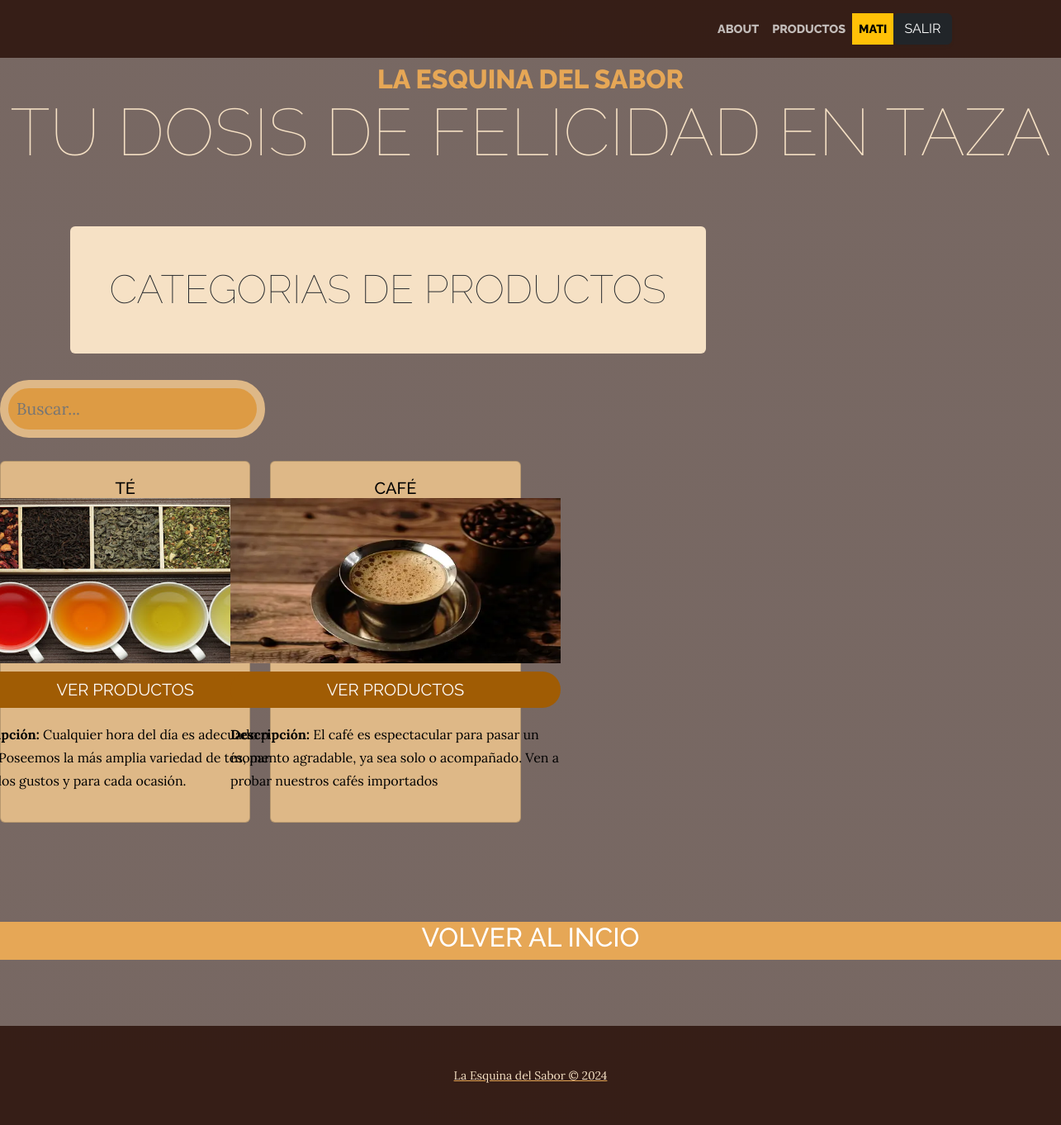
/productos/productos_buscador_categoria/ (signed in), run on an earlier commit of the app's database.
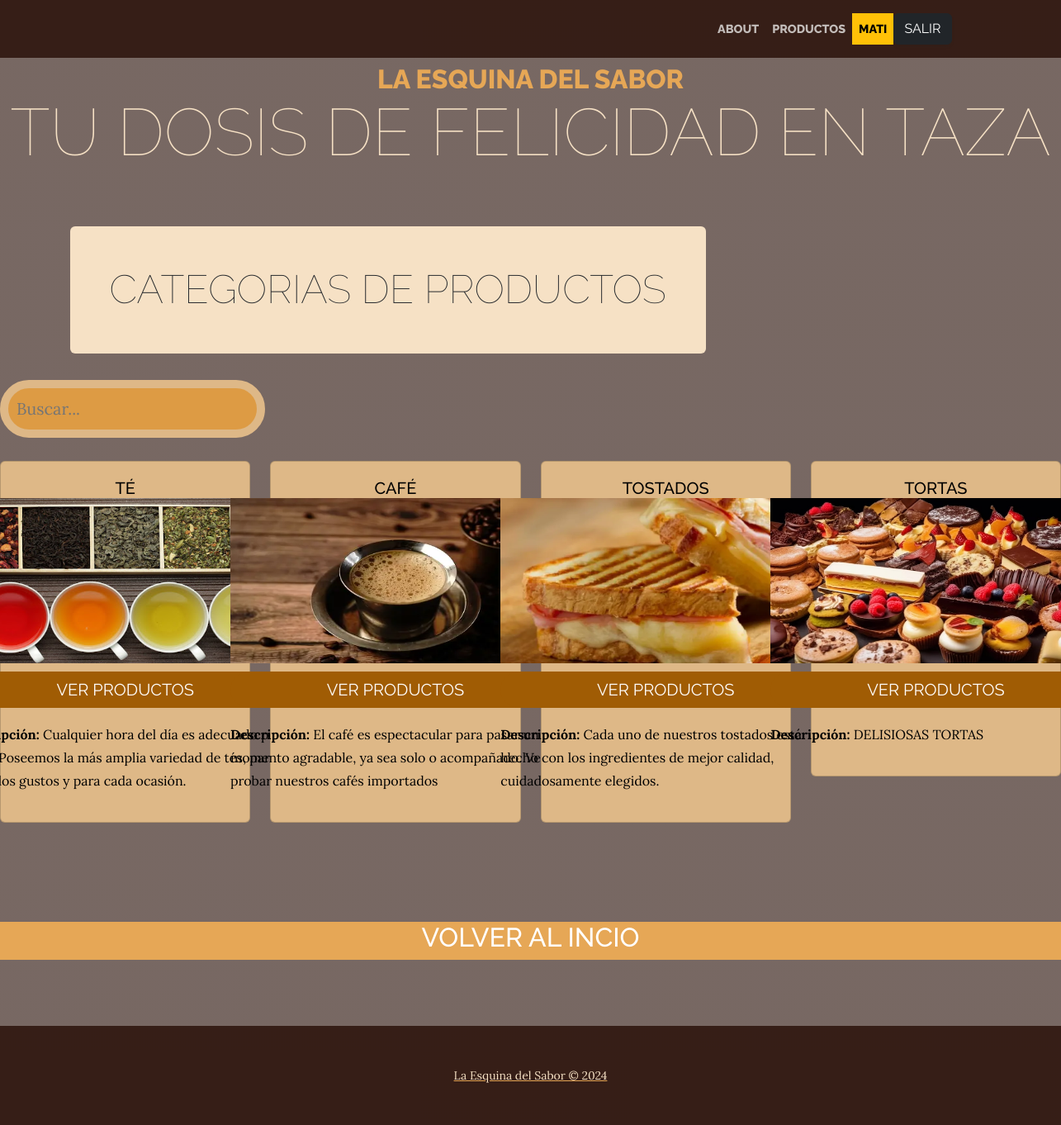
And on a later commit of the database.
### producto/models.py (models this page shows, shortened)
class ProductoCategoria(models.Model):
    nombre = models.CharField(max_length=200,unique=True)
    descripcion = models.CharField(max_length=250,null=True, blank=True,verbose_name='descripción')
    imagen = models.ImageField(upload_to="media",null=True)
    class Meta:
        verbose_name = "categoría de productos"

### producto/views.py (the view)
# urls.py: path("productos_buscador_categoria/",login_required(views.home_1),name="buscador_productos"),
def home_1(request):
    consulta = request.GET.get("consulta", None)
    if consulta:
        query = models.ProductoCategoria.objects.filter(nombre__icontains=consulta)
    else:
        query = models.ProductoCategoria.objects.all()
    context = {"productos":query}
    return render(request,"producto/buscador_productos.html",context)

### producto/templates/producto/buscador_productos.html (shortened to what this page needs)
{% extends 'core/base.html' %}
{% load static %}
{% block contenido %}
<head>
    <link rel="stylesheet" href="{% static 'core/css/estilos.css' %}">
    <link rel="stylesheet" href="{% static 'core/css/estilos.css' %}">
</head>
<section class="page-section">
    <div class="container">
        <div class="product-item">
            <div class="product-item-title d-flex">
                <div class="bg-faded p-5 d-flex me-auto rounded">
                    <h2 class="section-heading mb-0">
                        <span class="section-heading-lower">CATEGORIAS DE PRODUCTOS</span>
                    </h2>
                  </div>
            </div>
        </div>
      </div>
  </section>
  <div class="col-md-3 pb-4">
    <div class="card-body align-self-md-center my-1">
      <form action="{% url 'producto:buscador_productos' %}" method="get">
        <input type="text" name="consulta" placeholder="Buscar..." style="background-color: rgb(221, 155, 68); color: rgb(255, 254, 253);
          width: 100%; /* Full width */
          padding: 10px; /* Padding */
          border: 10px solid burlywood; /* Border */
          border-radius: 50px; /* Rounded corners */
          font-size: 20px; /* Font size */
        ">
      </form>
    </div>
  </div>
<div class="row">
    {% for Producto in productos %}
        <div class="col-md-3 pb-4">
          <div class="card mb-3" style="background-color: burlywood; color: black;">  <div class="card-body align-self-md-center my-1 ">
              <h5 class="card-title text-nowrap" style="text-align: center;">{{ Producto.nombre }}<br>
                {% if Producto.imagen %}
                <img src="{{ Producto.imagen.url }}" width="400" height="200">
                {% endif %}
                <a href="{% url 'producto:productos_caracteristicas' Producto.id  %}"><br>
                  <input class="bottons" type="submit" value="VER PRODUCTOS"> </a>
              </h5>
              <p><span class="fw-bold">Descripción: </span> {{ Producto.descripcion }}</p>
            </div>
          </div>
        </div>
      {% endfor %}
  </div>
    <a href="{% url 'core:Home' %}">
      <section class="page-section bg-primary" id="about">
        <div class="container px-4 px-lg-5">
            <div class="row gx-4 gx-lg-5 justify-content-center">
                <div class="col-lg-8 text-center">
                    <h2 class="text-white mt-0">VOLVER AL INCIO</h2>
                </div>
            </div>
        </div>
      </section>
    <footer class="footer text-faded text-center py-5">
      <div class="container"><p class="m-0 small">La Esquina del Sabor &copy; 2024</p></div>
  </footer>
  {% endblock contenido %}

What changed in the data, as far as the page shows it:
added ProductoCategoria: nombre "TOSTADOS", imagen (picture), descripcion "Cada uno de nuestros tostados está hecho con los ingredientes de mejor calidad, cuidadosamente elegidos."
added ProductoCategoria: nombre "TORTAS", imagen (picture), descripcion "DELISIOSAS TORTAS"
